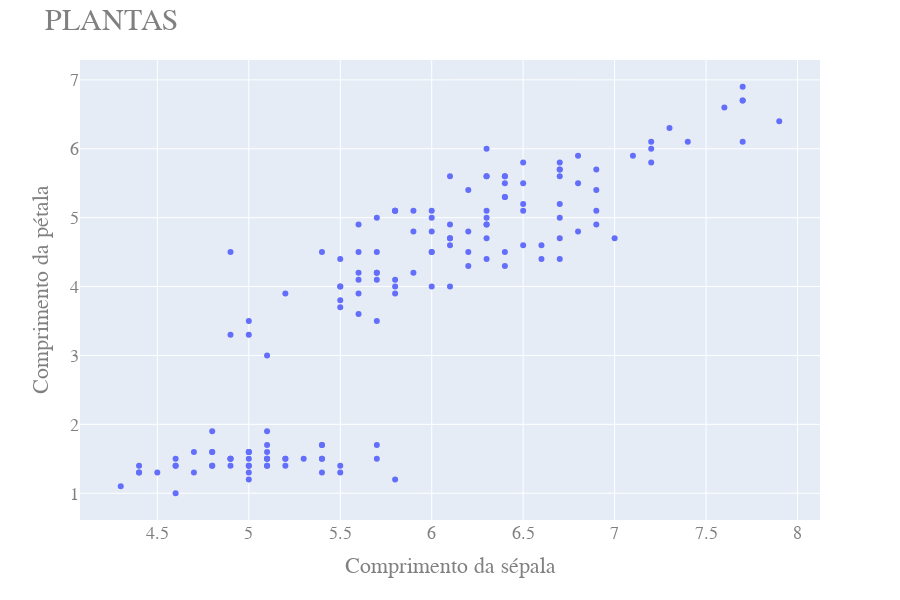

Source (notebook cell):
### Markdown cell above
# ------------------------------------------------------------------------------------

### Code cell
fig = px.scatter(df, x='sepal_length', y='petal_length')

fig.update_layout(
    title='PLANTAS',
    xaxis_title='Comprimento da sépala',
    yaxis_title='Comprimento da pétala',
    font={'color': 'gray', 'size': 18, 'family': 'Times New Roman'},
    title_font={'size': 30},
    height=600,
    width=900
)

### Figure 1 — Plotly figure (JSON) as saved in the notebook; plotly's stock layout.template omitted (floating-point values rounded to 4 significant figures; data arrays with more than 128 entries replaced by an {"elided": "..."} marker saying what was removed)
{"data": [{"hovertemplate": "sepal_length=%{x}<br>petal_length=%{y}<extra></extra>", "legendgroup": "", "marker": {"color": "#636efa", "symbol": "circle"}, "mode": "markers", "name": "", "orientation": "v", "showlegend": false, "type": "scatter", "x": {"elided": "150 float values"}, "xaxis": "x", "y": {"elided": "150 float values"}, "yaxis": "y"}], "layout": {"font": {"color": "gray", "family": "Times New Roman", "size": 18}, "height": 600, "legend": {"tracegroupgap": 0}, "margin": {"t": 60}, "title": {"font": {"size": 30}, "text": "PLANTAS"}, "width": 900, "xaxis": {"anchor": "y", "domain": [0, 1], "title": {"text": "Comprimento da sépala"}}, "yaxis": {"anchor": "x", "domain": [0, 1], "title": {"text": "Comprimento da pétala"}}}}
